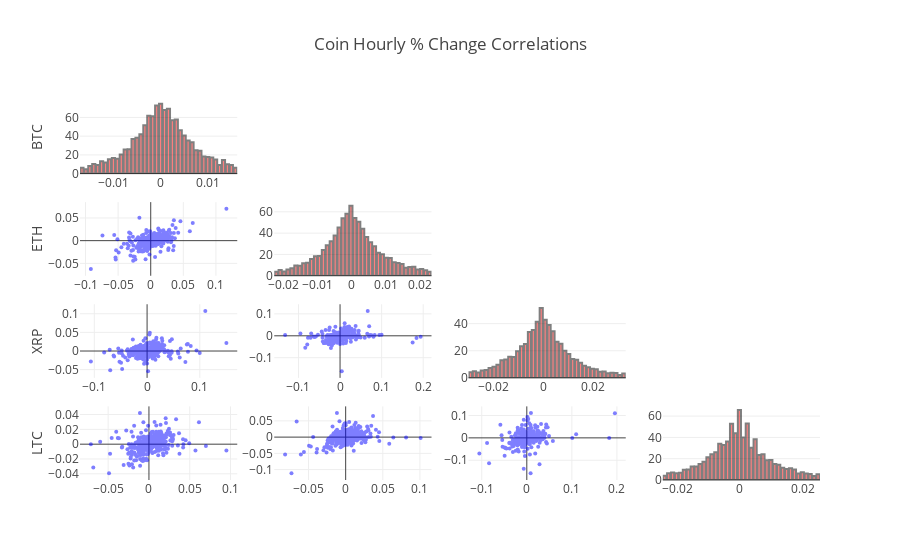

The cell this chart's notebook holds for it:
### Code cell
coin_chng = pd.DataFrame()
for c in coins:
    coin_chng[c] = df_dict[c]['pct_chng']
scattermatrix(coin_chng, title='Coin Hourly % Change Correlations')

### Figure 1 — Plotly figure (JSON) as saved in the notebook; plotly's stock layout.template omitted (floating-point values rounded to 4 significant figures; data arrays with more than 128 entries replaced by an {"elided": "..."} marker saying what was removed)
{"data": [{"marker": {"color": "red", "line": {"color": "black", "width": 2}}, "name": "Hist", "opacity": 0.5, "type": "bar", "x": [-0.01673, -0.01589, -0.01506, -0.01422, -0.01339, -0.01255, -0.01172, -0.01089, -0.01005, -0.009216, -0.008381, -0.007547, -0.006712, -0.005877, -0.005043, -0.004208, -0.003374, -0.002539, -0.001704, -0.0008696, -3.493e-05, 0.0007997, 0.001634, 0.002469, 0.003304, 0.004138, 0.004973, 0.005808, 0.006642, 0.007477, 0.008312, 0.009146, 0.009981, 0.01082, 0.01165, 0.01248, 0.01332, 0.01415, 0.01499, 0.01582, 0.01666], "xaxis": "x1", "y": [6.322, 4.658, 8.152, 10.15, 9.15, 13.31, 11.98, 15.3, 16.64, 15.97, 20.3, 25.79, 26.12, 37.1, 38.43, 41.92, 51.74, 61.89, 61.22, 72.7, 74.69, 67.87, 69.2, 57.06, 57.73, 46.25, 40.76, 35.27, 33.6, 24.95, 24.45, 18.3, 17.63, 17.3, 14.97, 9.15, 14.47, 9.981, 9.316, 6.322], "yaxis": "y1"}, {"legendgroup": null, "marker": {"color": "blue", "size": 4}, "mode": "markers", "name": "Line 0", "opacity": 0.5, "type": "scatter", "x": {"elided": "500 float values"}, "xaxis": "x5", "y": {"elided": "500 float values"}, "yaxis": "y5"}, {"marker": {"color": "red", "line": {"color": "black", "width": 2}}, "name": "Hist", "opacity": 0.5, "type": "bar", "x": [-0.02204, -0.02089, -0.01974, -0.01859, -0.01744, -0.01629, -0.01514, -0.01399, -0.01283, -0.01168, -0.01053, -0.009382, -0.008232, -0.007081, -0.00593, -0.004779, -0.003628, -0.002477, -0.001326, -0.0001756, 0.0009752, 0.002126, 0.003277, 0.004428, 0.005579, 0.006729, 0.00788, 0.009031, 0.01018, 0.01133, 0.01248, 0.01363, 0.01479, 0.01594, 0.01709, 0.01824, 0.01939, 0.02054, 0.02169, 0.02284, 0.02399], "xaxis": "x6", "y": [3.74, 5.309, 4.102, 5.912, 6.998, 9.652, 9.29, 11.7, 12.31, 15.81, 18.22, 18.58, 24.25, 28.71, 32.33, 37.76, 45.36, 54.05, 58.15, 65.63, 54.17, 50.79, 44.04, 36.32, 31.37, 27.63, 21.6, 20.27, 16.89, 16.77, 12.79, 12.07, 10.98, 7.48, 8.325, 8.446, 5.791, 6.274, 5.188, 3.861], "yaxis": "y6"}, {"legendgroup": null, "marker": {"color": "blue", "size": 4}, "mode": "markers", "name": "Line 0", "opacity": 0.5, "type": "scatter", "x": {"elided": "500 float values"}, "xaxis": "x9", "y": {"elided": "500 float values"}, "yaxis": "y9"}, {"legendgroup": null, "marker": {"color": "blue", "size": 4}, "mode": "markers", "name": "Line 0", "opacity": 0.5, "type": "scatter", "x": {"elided": "500 float values"}, "xaxis": "x10", "y": {"elided": "500 float values"}, "yaxis": "y10"}, {"marker": {"color": "red", "line": {"color": "black", "width": 2}}, "name": "Hist", "opacity": 0.5, "type": "bar", "x": [-0.02905, -0.02748, -0.02591, -0.02434, -0.02277, -0.02119, -0.01962, -0.01805, -0.01648, -0.01491, -0.01334, -0.01177, -0.0102, -0.008624, -0.007052, -0.005481, -0.00391, -0.002338, -0.0007669, 0.0008045, 0.002376, 0.003947, 0.005519, 0.00709, 0.008662, 0.01023, 0.0118, 0.01338, 0.01495, 0.01652, 0.01809, 0.01966, 0.02123, 0.0228, 0.02438, 0.02595, 0.02752, 0.02909, 0.03066, 0.03223, 0.0338], "xaxis": "x11", "y": [4.153, 4.948, 3.888, 5.478, 5.743, 7.334, 8.218, 9.72, 12.99, 13.61, 15.55, 15.46, 19.7, 23.33, 24.92, 33.75, 35.34, 41.35, 51.6, 42.94, 38.97, 34.37, 26.69, 25.09, 20.06, 17.67, 13.87, 13.34, 11.13, 9.013, 7.776, 6.715, 6.362, 4.506, 4.772, 3.446, 3.711, 3.623, 2.032, 3.181], "yaxis": "y11"}, {"legendgroup": null, "marker": {"color": "blue", "size": 4}, "mode": "markers", "name": "Line 0", "opacity": 0.5, "type": "scatter", "x": {"elided": "500 float values"}, "xaxis": "x13", "y": {"elided": "500 float values"}, "yaxis": "y13"}, {"legendgroup": null, "marker": {"color": "blue", "size": 4}, "mode": "markers", "name": "Line 0", "opacity": 0.5, "type": "scatter", "x": {"elided": "500 float values"}, "xaxis": "x14", "y": {"elided": "500 float values"}, "yaxis": "y14"}, {"legendgroup": null, "marker": {"color": "blue", "size": 4}, "mode": "markers", "name": "Line 0", "opacity": 0.5, "type": "scatter", "x": {"elided": "500 float values"}, "xaxis": "x15", "y": {"elided": "500 float values"}, "yaxis": "y15"}, {"marker": {"color": "red", "line": {"color": "black", "width": 2}}, "name": "Hist", "opacity": 0.5, "type": "bar", "x": [-0.02398, -0.02272, -0.02147, -0.02022, -0.01896, -0.01771, -0.01645, -0.0152, -0.01395, -0.01269, -0.01144, -0.01018, -0.00893, -0.007676, -0.006422, -0.005168, -0.003914, -0.00266, -0.001406, -0.0001516, 0.001102, 0.002356, 0.00361, 0.004864, 0.006118, 0.007372, 0.008626, 0.00988, 0.01113, 0.01239, 0.01364, 0.0149, 0.01615, 0.0174, 0.01866, 0.01991, 0.02117, 0.02242, 0.02367, 0.02493, 0.02618], "xaxis": "x16", "y": [3.986, 6.311, 6.976, 6.422, 6.865, 9.633, 9.965, 12.73, 12.73, 14.95, 17.16, 21.26, 24.25, 26.02, 33.99, 32.77, 36.1, 52.71, 43.96, 65.66, 39.86, 53.04, 30.23, 38.31, 23.58, 24.25, 18.49, 18.82, 15.06, 14.39, 11.52, 10.3, 11.07, 9.855, 6.09, 7.197, 6.09, 5.647, 3.765, 5.426], "yaxis": "y16"}], "layout": {"showlegend": false, "title": "Coin Hourly % Change Correlations", "xaxis1": {"anchor": "y1", "domain": [0, 0.2125]}, "xaxis10": {"anchor": "y10", "domain": [0.2625, 0.475]}, "xaxis11": {"anchor": "y11", "domain": [0.525, 0.7375]}, "xaxis12": {"anchor": "y12", "domain": [0.7875, 1]}, "xaxis13": {"anchor": "y13", "domain": [0, 0.2125]}, "xaxis14": {"anchor": "y14", "domain": [0.2625, 0.475]}, "xaxis15": {"anchor": "y15", "domain": [0.525, 0.7375]}, "xaxis16": {"anchor": "y16", "domain": [0.7875, 1]}, "xaxis2": {"anchor": "y2", "domain": [0.2625, 0.475]}, "xaxis3": {"anchor": "y3", "domain": [0.525, 0.7375]}, "xaxis4": {"anchor": "y4", "domain": [0.7875, 1]}, "xaxis5": {"anchor": "y5", "domain": [0, 0.2125]}, "xaxis6": {"anchor": "y6", "domain": [0.2625, 0.475]}, "xaxis7": {"anchor": "y7", "domain": [0.525, 0.7375]}, "xaxis8": {"anchor": "y8", "domain": [0.7875, 1]}, "xaxis9": {"anchor": "y9", "domain": [0, 0.2125]}, "yaxis1": {"anchor": "x1", "domain": [0.8062, 1.0], "title": "BTC"}, "yaxis10": {"anchor": "x10", "domain": [0.2687, 0.4625]}, "yaxis11": {"anchor": "x11", "domain": [0.2687, 0.4625]}, "yaxis12": {"anchor": "x12", "domain": [0.2687, 0.4625]}, "yaxis13": {"anchor": "x13", "domain": [0, 0.1938], "title": "LTC"}, "yaxis14": {"anchor": "x14", "domain": [0, 0.1938]}, "yaxis15": {"anchor": "x15", "domain": [0, 0.1938]}, "yaxis16": {"anchor": "x16", "domain": [0, 0.1938]}, "yaxis2": {"anchor": "x2", "domain": [0.8062, 1.0]}, "yaxis3": {"anchor": "x3", "domain": [0.8062, 1.0]}, "yaxis4": {"anchor": "x4", "domain": [0.8062, 1.0]}, "yaxis5": {"anchor": "x5", "domain": [0.5375, 0.7312], "title": "ETH"}, "yaxis6": {"anchor": "x6", "domain": [0.5375, 0.7312]}, "yaxis7": {"anchor": "x7", "domain": [0.5375, 0.7312]}, "yaxis8": {"anchor": "x8", "domain": [0.5375, 0.7312]}, "yaxis9": {"anchor": "x9", "domain": [0.2687, 0.4625], "title": "XRP"}}}
